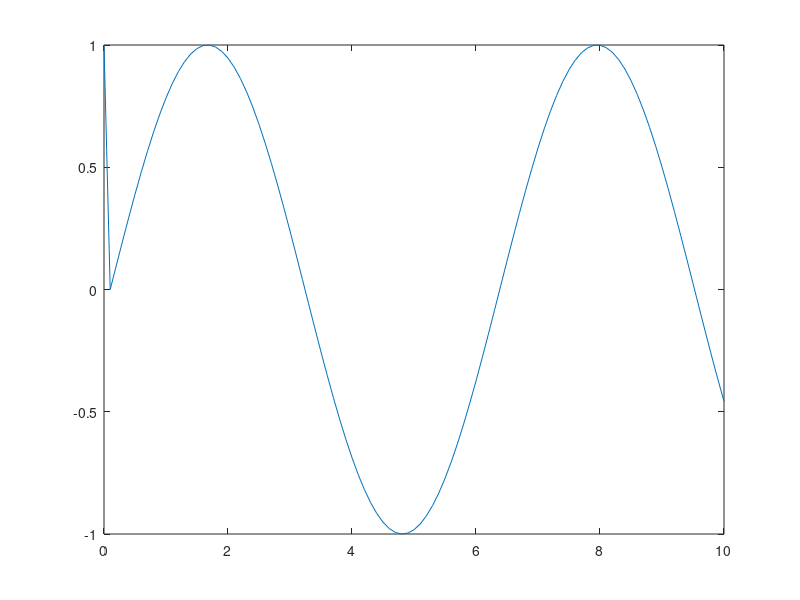

This figure's MATLAB source:
# Euler Explícito.
clc;clear all;close all}

h = 0.1;
x = 0:h:10;
y = []; # Vector vacío
y(1) = 1;
for i = 1:length(x)-1
    y(i + 1) = y(i) + h*10*(sin(x(i)) - y(i));
endfor
plot(x,y)
